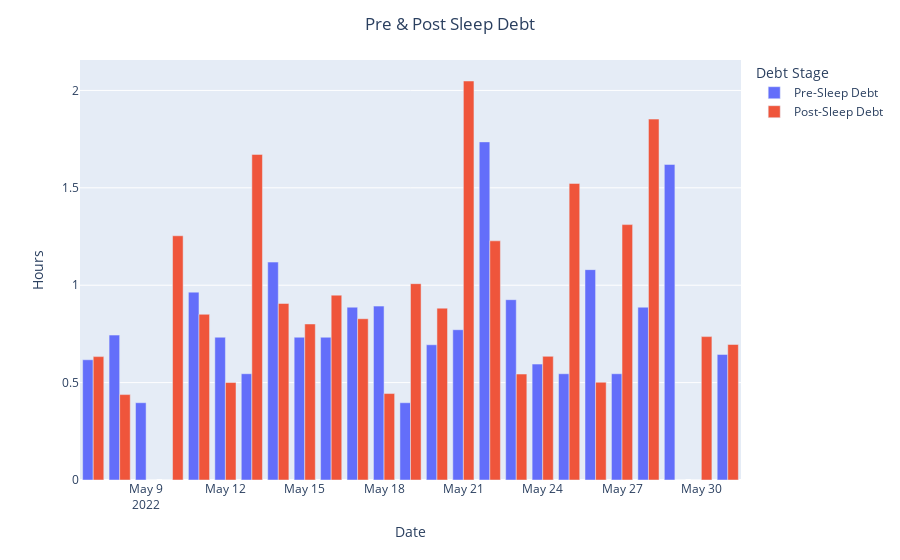

Write notebook code for a chart like this one.
### Markdown cell above
### Pre Sleep Debt and Post Sleep Debt
> sleep_need_debt() in VisableWhoop

### Code cell
df = df.assign(debtpre_hrs = df["debt_pre"]/3600000)
df = df.assign(debtpost_hrs = df["debt_post"]/3600000)

fig = px.bar(df, x='cycle_start', y=['debtpre_hrs', 'debtpost_hrs'], orientation = "v",  barmode = 'group',)

newnames = {'debtpre_hrs':'Pre-Sleep Debt', 'debtpost_hrs': 'Post-Sleep Debt'}
fig.for_each_trace(lambda t: t.update(name = newnames[t.name]))
fig.update_layout(title_text='Pre & Post Sleep Debt', title_x=0.5, xaxis_title="Date", yaxis_title="Hours", legend_title="Debt Stage")
fig.show()

### Figure 1 — Plotly figure (JSON) as saved in the notebook; plotly's stock layout.template omitted (floating-point values rounded to 4 significant figures)
{"data": [{"alignmentgroup": "True", "hovertemplate": "variable=debtpre_hrs<br>cycle_start=%{x}<br>value=%{y}<extra></extra>", "legendgroup": "debtpre_hrs", "marker": {"color": "#636efa", "pattern": {"shape": ""}}, "name": "Pre-Sleep Debt", "offsetgroup": "debtpre_hrs", "orientation": "v", "showlegend": true, "textposition": "auto", "type": "bar", "x": ["2022-05-07T00:00:00", "2022-05-08T00:00:00", "2022-05-09T00:00:00", "2022-05-10T00:00:00", "2022-05-11T00:00:00", "2022-05-12T00:00:00", "2022-05-13T00:00:00", "2022-05-14T00:00:00", "2022-05-15T00:00:00", "2022-05-16T00:00:00", "2022-05-17T00:00:00", "2022-05-18T00:00:00", "2022-05-19T00:00:00", "2022-05-20T00:00:00", "2022-05-21T00:00:00", "2022-05-22T00:00:00", "2022-05-23T00:00:00", "2022-05-24T00:00:00", "2022-05-25T00:00:00", "2022-05-26T00:00:00", "2022-05-27T00:00:00", "2022-05-28T00:00:00", "2022-05-29T00:00:00", "2022-05-30T00:00:00", "2022-05-31T00:00:00"], "xaxis": "x", "y": [0.6173, 0.744, 0.3968, 0, 0.9644, 0.733, 0.5456, 1.119, 0.733, 0.7329, 0.8872, 0.8927, 0.3968, 0.6943, 0.7715, 1.736, 0.9258, 0.5951, 0.5455, 1.08, 0.5455, 0.8871, 1.62, 0, 0.6447], "yaxis": "y"}, {"alignmentgroup": "True", "hovertemplate": "variable=debtpost_hrs<br>cycle_start=%{x}<br>value=%{y}<extra></extra>", "legendgroup": "debtpost_hrs", "marker": {"color": "#EF553B", "pattern": {"shape": ""}}, "name": "Post-Sleep Debt", "offsetgroup": "debtpost_hrs", "orientation": "v", "showlegend": true, "textposition": "auto", "type": "bar", "x": ["2022-05-07T00:00:00", "2022-05-08T00:00:00", "2022-05-09T00:00:00", "2022-05-10T00:00:00", "2022-05-11T00:00:00", "2022-05-12T00:00:00", "2022-05-13T00:00:00", "2022-05-14T00:00:00", "2022-05-15T00:00:00", "2022-05-16T00:00:00", "2022-05-17T00:00:00", "2022-05-18T00:00:00", "2022-05-19T00:00:00", "2022-05-20T00:00:00", "2022-05-21T00:00:00", "2022-05-22T00:00:00", "2022-05-23T00:00:00", "2022-05-24T00:00:00", "2022-05-25T00:00:00", "2022-05-26T00:00:00", "2022-05-27T00:00:00", "2022-05-28T00:00:00", "2022-05-29T00:00:00", "2022-05-30T00:00:00", "2022-05-31T00:00:00"], "xaxis": "x", "y": [0.6335, 0.4385, 0, 1.254, 0.8507, 0.5004, 1.672, 0.9062, 0.8011, 0.9491, 0.8279, 0.4438, 1.008, 0.8822, 2.048, 1.228, 0.544, 0.6349, 1.522, 0.502, 1.311, 1.853, 0, 0.7361, 0.6958], "yaxis": "y"}], "layout": {"barmode": "group", "legend": {"title": {"text": "Debt Stage"}, "tracegroupgap": 0}, "margin": {"t": 60}, "title": {"text": "Pre & Post Sleep Debt", "x": 0.5}, "xaxis": {"anchor": "y", "domain": [0, 1], "title": {"text": "Date"}}, "yaxis": {"anchor": "x", "domain": [0, 1], "title": {"text": "Hours"}}}}
